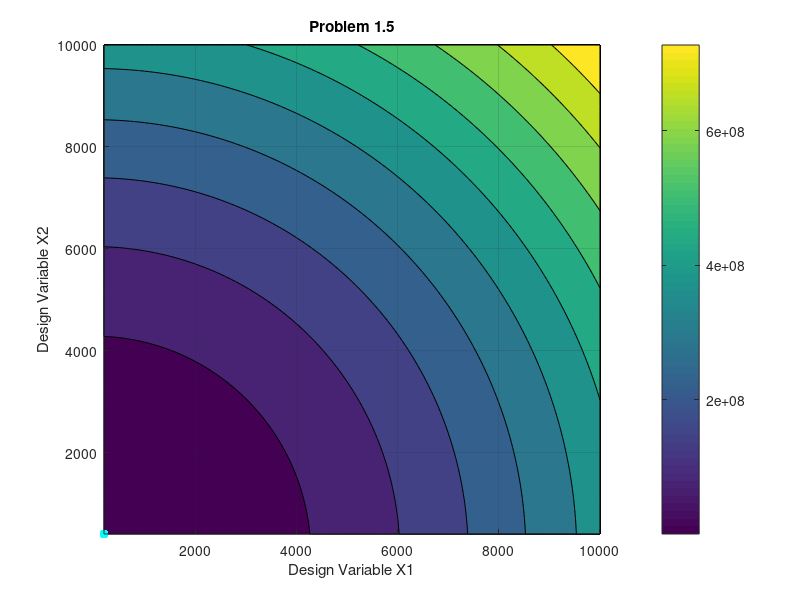

This chart was generated by the following MATLAB code:
%% Eng Design Opt Hw 1
%% Problem 1.5
% Created by Rebecca Garcia
%% Design Variables Max & Min
min1 = 200; min2 = 400; 
max1 = 10000; max2 = 10000; % No maximum allowable limit was specified, so 10,000 was chosen to represent infinity
n = 100; delta1 = max1/n; delta2 = max2/n;
%% Initializing Indexes
x1 = min1:delta1:max1; x1 = x1'; m = length(x1);
x2 = min2:delta2:max2; x2 = x2'; x2(98,1) = 10001; x2(99,1) = 10002;
%% Initialzing Arrays
Inv_Out = zeros(n-1);Obj_out = zeros(n-1);
%% Minimization Loop
% There are three design variables, units produced in week 1,
% units produeced in week 2, and week 1 units sold
% In order to minimize storage cost, the number of week 1 units sold must be maximized.

% Prediction: The units produced in week 1 and week 2 should be the minimum
% amount required to supply the customer. And the number of week 1 units
% sold should be equal to the number of week 1 units produced to minimize
% storage costs.

for i = 1:m
    x = x1(i);      % Design Variable 1
    % The number of units sold can never exceed the number of units
    % produced.
    deltaSold = x/n;
    soldv = 200:deltaSold:x; soldv = soldv'; 
    z = length(soldv);
   for j = 1:m
       y = x2(j);   % Design Variable 2
       for k = 1:z
          sold = soldv(k);  % Design Variable 3
          inv = x - sold;  % Inventory left over after week 1 units are sold
          Cost = 4*x^2 + 4*y^2 + 10*inv;   % Objective Function
          Obj_out(j,i) = Cost;      % Matrix Output of all possible options
       end
   end
end
%% Finding Minimum Values
[Cost,index] = min(Obj_out(:));
[pnt1,pnt2] = ind2sub(size(Obj_out),index);
row = x1(pnt2); col = x2(pnt1);
inv = (Cost - 4*row^2 - 4*col^2)/10;
sold = row - inv;
%% Plots
figure(1)
hold on
grid on
title('Problem 1.5')
contourf(x1,x2,Obj_out)
plot(row,col,'c.','MarkerSize',20)
xlabel('Design Variable X1');ylabel('Design Variable X2');
colorbar
hold off

disp('Number of week 1 units produced: ');disp(row);
disp('Number of week 2 units produced: ');disp(col);
disp('Number of week 1 units sold: ');disp(sold);